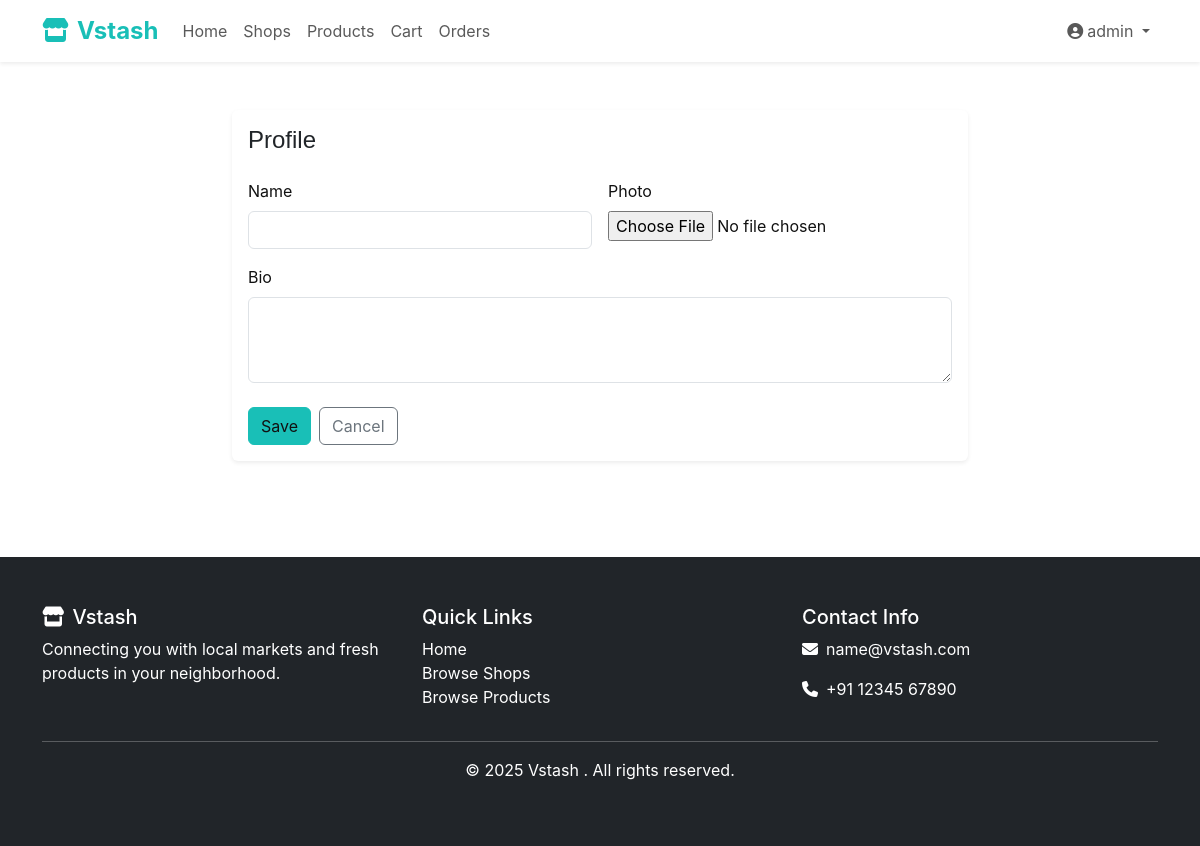
The page /accounts/profile/ (signed in) on the database as committed earlier.
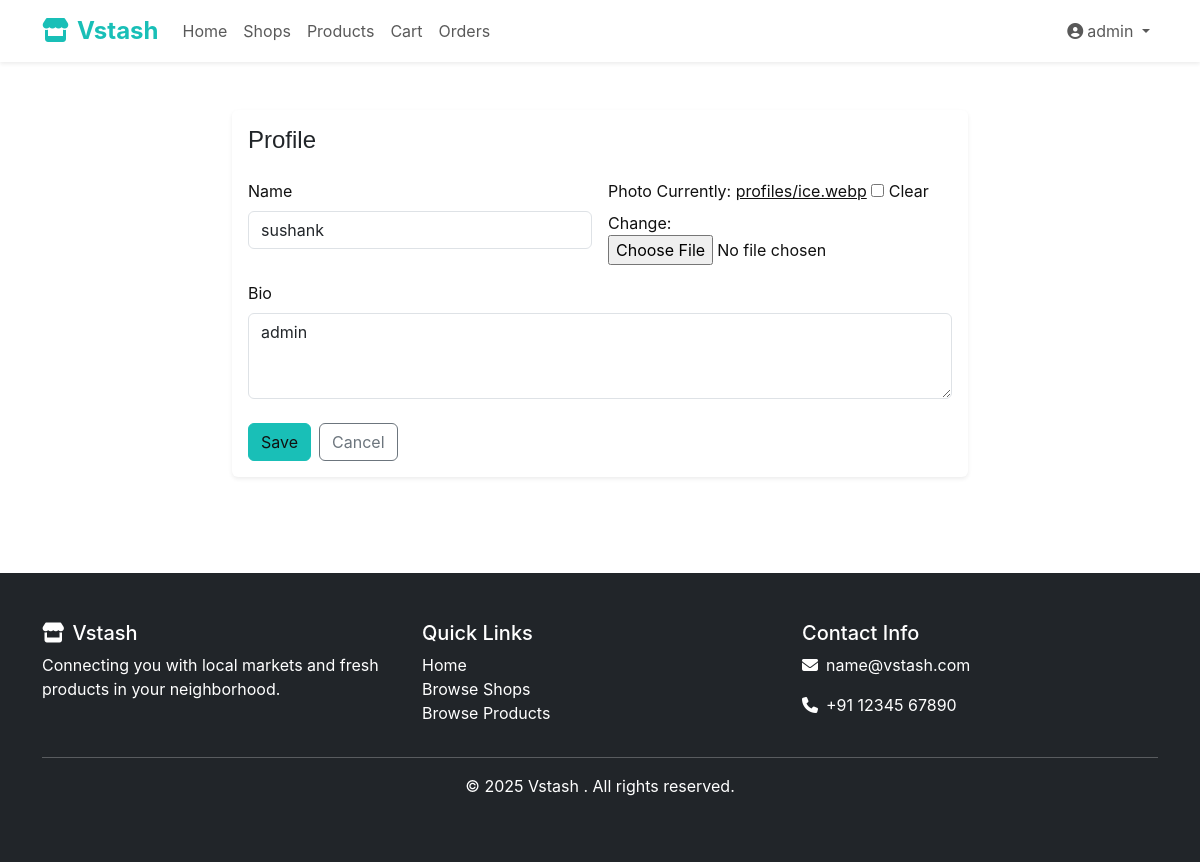
The same page on the database as committed later.
### accounts/models.py (models this page shows, shortened)
class User(AbstractUser):
    USER_TYPE_CHOICES = [
        ('customer', 'Customer'),
        ('shopkeeper', 'Shopkeeper'),
        ('admin', 'Admin'),
    ]
    user_type = models.CharField(max_length=20, choices=USER_TYPE_CHOICES, default='customer')
    phone = models.CharField(max_length=15, blank=True, null=True)
    address = models.TextField(blank=True, null=True)
    profile_picture = models.ImageField(upload_to='profiles/', blank=True, null=True)

### accounts/views.py (the view)
# urls.py: path('profile/', views.profile_view, name='profile'),
@login_required
def profile_view(request):
    if request.method == 'POST':
        form = ProfileForm(request.POST, request.FILES, instance=request.user)
        if form.is_valid():
            form.save()
            messages.success(request, 'Profile updated successfully.')
            return redirect('accounts:profile')
    else:
        form = ProfileForm(instance=request.user)
    return render(request, 'accounts/profile.html', {'form': form})

### accounts/forms.py
class ProfileForm(forms.ModelForm):
    class Meta:
        model = User
        fields = [
            'first_name',  # name
            'profile_picture',  # photo
            'address',  # bio (reusing existing field)
        ]
        labels = {
            'first_name': 'Name',
            'address': 'Bio',
            'profile_picture': 'Photo',
        }
        widgets = {
            'first_name': forms.TextInput(attrs={'class': 'form-control'}),
            'address': forms.Textarea(attrs={'class': 'form-control', 'rows': 3}),
        }

### templates/accounts/profile.html (shortened to what this page needs)
{% extends 'base.html' %}
{% block content %}
<div class="container py-5">
  <div class="row justify-content-center">
    <div class="col-lg-8">
      <div class="card border-0 shadow-sm">
        <div class="card-body">
          <h1 class="h4 mb-4">Profile</h1>
          <form method="post" enctype="multipart/form-data">
            <div class="row g-3">
              <div class="col-md-6">
                <label class="form-label">Name</label>
                {{ form.first_name }}
              </div>
              <div class="col-md-6">
                <label class="form-label">Photo</label>
                {{ form.profile_picture }}
              </div>
              <div class="col-12">
                <label class="form-label">Bio</label>
                {{ form.address }}
              </div>
            </div>
            <div class="d-flex gap-2 mt-4">
              <button class="btn btn-primary" type="submit">Save</button>
              <a href="{% url 'shops:index' %}" class="btn btn-outline-secondary">Cancel</a>
            </div>
          </form>
        </div>
      </div>
    </div>
  </div>
</div>
{% endblock %}

### templates/base.html (shortened to what this page needs)
<!DOCTYPE html>
<html lang="en">
<head>
    <link href="https://cdn.jsdelivr.net/npm/bootstrap@5.3.0/dist/css/bootstrap.min.css" rel="stylesheet">
    <link rel="stylesheet" href="https://cdnjs.cloudflare.com/ajax/libs/font-awesome/6.4.0/css/all.min.css">
    {% load static %}
    <link rel="stylesheet" href="{% static 'css/theme.css' %}">
</head>
<body>
    <nav class="navbar navbar-expand-lg navbar-light bg-white shadow-sm">
        <div class="container">
            <a class="navbar-brand text-primary" href="{% url 'shops:index' %}">
                <i class="fas fa-store me-2"></i>Vstash
            </a>
            <div class="collapse navbar-collapse" id="navbarNav">
                <ul class="navbar-nav me-auto">
                    <li class="nav-item">
                        <a class="nav-link" href="{% url 'shops:index' %}">Home</a>
                    </li>
                    <li class="nav-item">
                        <a class="nav-link" href="{% url 'shops:shop_list' %}">Shops</a>
                    </li>
                    <li class="nav-item">
                        <a class="nav-link" href="{% url 'shops:product_list' %}">Products</a>
                    </li>
                    {% if not user.is_authenticated or user.user_type != 'shopkeeper' %}
                        <li class="nav-item">
                            <a class="nav-link" href="{% url 'shops:cart_detail' %}">Cart</a>
                        </li>
                        <li class="nav-item">
                            <a class="nav-link" href="{% url 'shops:orders_list' %}">Orders</a>
                        </li>
                    {% else %}
                        <li class="nav-item">
                            <a class="nav-link" href="{% url 'shops:shop_orders' %}">Orders</a>
                        </li>
                    {% endif %}
                </ul>
                <ul class="navbar-nav">
                    {% if user.is_authenticated %}
                        <li class="nav-item dropdown">
                            <a class="nav-link dropdown-toggle" href="#" id="navbarDropdown" role="button" data-bs-toggle="dropdown">
                                <i class="fas fa-user-circle me-1"></i>{{ user.username }}
                            </a>
                        </li>
                    {% endif %}
                </ul>
            </div>
        </div>
    </nav>
    {% block content %}
    {% endblock %}
    <footer class="bg-dark text-light py-5 mt-5">
        <div class="container">
            <div class="row">
                <div class="col-md-4">
                    <h5><i class="fas fa-store me-2"></i>Vstash</h5>
                    <p>Connecting you with local markets and fresh products in your neighborhood.</p>
                </div>
                <div class="col-md-4">
                    <h5>Quick Links</h5>
                    <ul class="list-unstyled">
                        <li><a href="{% url 'shops:index' %}" class="text-light text-decoration-none">Home</a></li>
                        <li><a href="{% url 'shops:shop_list' %}" class="text-light text-decoration-none">Browse Shops</a></li>
                        <li><a href="{% url 'shops:product_list' %}" class="text-light text-decoration-none">Browse Products</a></li>
                    </ul>
                </div>
                <div class="col-md-4">
                    <h5>Contact Info</h5>
                    <p><i class="fas fa-envelope me-2"></i>name@vstash.com</p>
                    <p><i class="fas fa-phone me-2"></i>+91 12345 67890</p>
                </div>
            </div>
            <hr>
            <div class="text-center">
                <p>&copy; 2025 Vstash . All rights reserved.</p>
            </div>
        </div>
    </footer>
</body>
</html>

Rows that differ between the two databases and show on the page:
changed User "admin": first_name (not shown) → "sushank"; address (not shown) → "admin"
Other text that changed with them:
form field profile_picture: (not shown) → "☐"
text now shown: "Currently: profiles/ice.webp Clear Change:"
